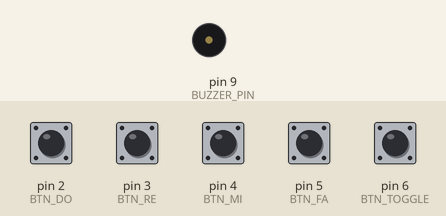
This sketch was run on a simulated Arduino Uno, built with avr-gcc and run on an emulated ATmega328P. Parts: buzzer (waves = sounding). The test bench sets the inputs (shaded band); at power-on: pin 2 (BTN_DO), pin 3 (BTN_RE), pin 4 (BTN_MI), pin 5 (BTN_FA), pin 6 (BTN_TOGGLE) HIGH.

Above: at 1.2 s.
1.3 s: pin 2 (BTN_DO) pulled LOW for 0.15 s
At 1.37 s:
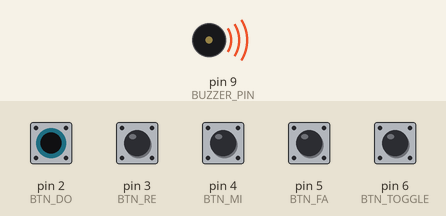
Timing chart, 0 to 4.3 s (numbered marks = the images above; inputs shaded):
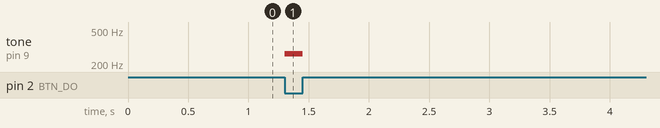

Measured:
- after the input at 1.3 s, tone on pin 9 (BUZZER_PIN): silent → 262 Hz at once, → silent 0.15 s later

The sketch:

digital_piano.ino
```cpp
// Pin Definitions
const int BTN_DO = 2;
const int BTN_RE = 3;
const int BTN_MI = 4;
const int BTN_FA = 5;
const int BTN_TOGGLE = 6; // 5th button for Major/Minor mode
const int BUZZER_PIN = 9;

// Note Frequencies for Major Scale (Hz)
const int MAJ_DO  = 262; // C4
const int MAJ_RE  = 294; // D4
const int MAJ_MI  = 330; // E4
const int MAJ_FA  = 349; // F4
const int MAJ_SOL = 392; // G4

// Note Frequencies for Minor Scale (Hz)
const int MIN_DO  = 262; // C4
const int MIN_RE  = 277; // C#4 / Db4 (Flat 2nd alternate)
const int MIN_MI  = 311; // D#4 / Eb4 (Flat 3rd)
const int MIN_FA  = 349; // F4
const int MIN_SOL = 392; // G4

// State variables for mode toggle
bool isMajorMode = true;
bool lastToggleState = HIGH;
unsigned long lastDebounceTime = 0;
const unsigned long DEBOUNCE_DELAY = 50;

void setup() {
  pinMode(BTN_DO, INPUT_PULLUP);
  pinMode(BTN_RE, INPUT_PULLUP);
  pinMode(BTN_MI, INPUT_PULLUP);
  pinMode(BTN_FA, INPUT_PULLUP);
  pinMode(BTN_TOGGLE, INPUT_PULLUP);
  pinMode(BUZZER_PIN, OUTPUT);
}

void loop() {
  // --- 1. Direct Toggle Switch Mode Selection ---
  // Switch flipped to Right (GND) = LOW -> Minor Mode
  // Switch flipped to Left (Open) = HIGH -> Major Mode
  if (digitalRead(BTN_TOGGLE) == LOW) {
    isMajorMode = false; // Minor scale active
  } else {
    isMajorMode = true;  // Major scale active
  }

  // --- 2. Tone Matrix Logic ---
  bool pressDo = (digitalRead(BTN_DO) == LOW);
  bool pressRe = (digitalRead(BTN_RE) == LOW);
  bool pressMi = (digitalRead(BTN_MI) == LOW);
  bool pressFa = (digitalRead(BTN_FA) == LOW);

  int pressedCount = pressDo + pressRe + pressMi + pressFa;

  if (pressedCount >= 2) {
    // Shared chord fallback note
    tone(BUZZER_PIN, isMajorMode ? MAJ_SOL : MIN_SOL);
  } else if (pressedCount == 1) {
    if (pressDo)       tone(BUZZER_PIN, isMajorMode ? MAJ_DO : MIN_DO);
    else if (pressRe)  tone(BUZZER_PIN, isMajorMode ? MAJ_RE : MIN_RE);
    else if (pressMi)  tone(BUZZER_PIN, isMajorMode ? MAJ_MI : MIN_MI);
    else if (pressFa)  tone(BUZZER_PIN, isMajorMode ? MAJ_FA : MIN_FA);
  } else {
    noTone(BUZZER_PIN);
  }
}
```
